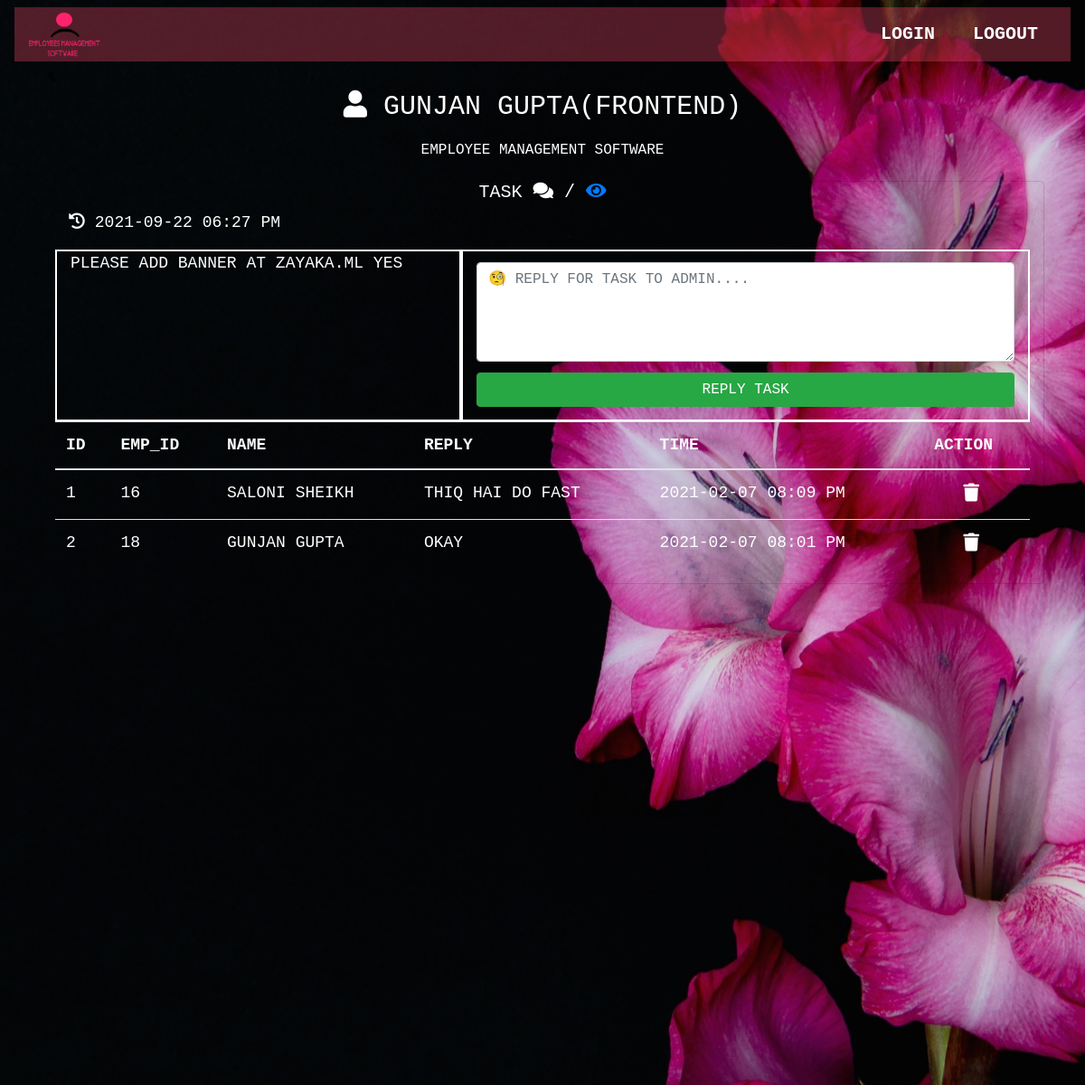
Page /employee/message.php?id=1 (signed in) on the committed database.
### tables this page shows
CREATE TABLE `employee` (
  `id` int(11) NOT NULL,
  `name` varchar(350) NOT NULL,
  `email` varchar(100) NOT NULL,
  `mobile` varchar(350) NOT NULL,
  `address` text NOT NULL,
  `gender` varchar(350) NOT NULL,
  `department` varchar(350) NOT NULL,
  `password` varchar(350) NOT NULL,
  `forgott_pass` varchar(350) NOT NULL,
  `image` text NOT NULL,
  `role` varchar(350) NOT NULL,
  `time` timestamp NOT NULL DEFAULT CURRENT_TIMESTAMP ON UPDATE CURRENT_TIMESTAMP
);

CREATE TABLE `task` (
  `id` int(11) NOT NULL,
  `emp_id` int(11) NOT NULL,
  `name` varchar(350) NOT NULL,
  `email` varchar(350) NOT NULL,
  `message` text NOT NULL,
  `admin` varchar(350) NOT NULL,
  `status` varchar(350) NOT NULL,
  `time` varchar(350) NOT NULL
);

CREATE TABLE `task_reply` (
  `r_id` int(11) NOT NULL,
  `e_id` int(11) NOT NULL,
  `reply` text NOT NULL,
  `m_id` int(11) NOT NULL,
  `admin` varchar(350) NOT NULL,
  `time` varchar(350) NOT NULL
);

### employee/messagep.php (the view, shortened to what this page needs)
<?php
       $user=$_SESSION['email'];
  ?>
  <?php
include ('dbcon.php');
if (isset($_GET['id']))
{
$m_id =$_GET['id'];
$query ="select * From task where id=$m_id";
$fire =mysqli_query($con,$query);
$user = mysqli_fetch_assoc($fire);
}
?>
<div class="card container-fluid" style="background-color:transparent!important;">
  <h5 class="text-center">Task <i class="fas fa-comments"></i> / <a style="color:#007bff!important;" href="index.php"><i class="fas fa-eye"></i></a></h5>
                      <div class="container-fluid">
                        <p><?php date_default_timezone_set("Asia/Kolkata");?>
                          <i class="fas fa-history"></i><?php echo " " . date("Y-m-d");echo " " . date("h:i A");?></p>
                        <div class="row">
                          <div class="col-md-5 scrollable" style="border:2px solid white;">
                            <p><?php echo$user['message'];?></p>
                          </div>
                          <br>
                          <div class="col-md-7" style="border:2px solid white;">
                            <form method="post" enctype="multipart/form-data">
                            <textarea style="margin-top:12px;" name="reply" class="form-control"rows="4" placeholder="&#129488 Reply For Task To Admin...."></textarea>
                            <button style="margin-top:12px;margin-bottom:12px;" type="submit" name="submit" class="btn btn-success btn-block">REPLY TASK</button>
                            </form>
                          </div>
                      <br>
                      <?php
       include ('dbcon.php');
       $q2 = "select * from task_reply WHERE  `m_id`='$m_id;' order by r_id desc";
       $query2 = mysqli_query($con, $q2);
  ?>
  <div class="table-responsive">
  <table style="color:white;" class="table">
                  <thead>
                    <tr>
                      <th>Id</th>
                      <th>Emp_Id</th>
                      <th>Name</th>
                      <th>Reply</th>
                      <th>Time</th>
                      <th>Action</th>
                    </tr>
                  </thead>
                  <tbody>
                    <tr>
                      <?php
                      $i=1;
                      while ($result2 = mysqli_fetch_array($query2)) {
                      ?>
                        <td><?php echo$i;?></td>
                        <?php $i++;?>
                        <td><?php echo$result2['e_id']?></td>
                        <td><?php echo$result2['admin']?></td>
                        <td><?php echo$result2['reply']?></td>
                        <td><?php echo$result2['time']?></td>
                        <td class="text-center">
                          <a href="replydelet.php?r_id=<?php echo $result2['r_id']?>&id=<?php echo $result2['m_id']?>"><i class="fas fa-trash"></i>&nbsp;</a>
        </td>
                    </tr>
                    <?php
                  }
                  ?>
                  </tbody>
                </table>
              </div>
          </div>

### employee/header.php (shortened to what this page needs)
<?php
       include ('dbcon.php');
       $user=$_SESSION['password'];
       $q = "SELECT * FROM `employee` WHERE  `password`='$user'";
       $query = mysqli_query($con, $q);
       $result = mysqli_fetch_array($query);
  ?>
<!DOCTYPE html>
<html>
<head>
    <link rel="stylesheet" href="https://stackpath.bootstrapcdn.com/bootstrap/4.3.1/css/bootstrap.min.css">
    <link rel="stylesheet" href="https://stackpath.bootstrapcdn.com/bootstrap/4.5.0/css/bootstrap.min.css">
    <link rel="stylesheet" href="https://pro.fontawesome.com/releases/v5.10.0/css/all.css"/>
    <link rel="stylesheet" href="https://cdnjs.cloudflare.com/ajax/libs/animate.css/4.0.0/animate.min.css">
    <link rel="stylesheet" type="text/css" href="css/index.css">
</head>
<body>
<div class="bgimg">
    <div class="container-fluid">
      <nav class="navbar navbar-expand-sm navbar-dark fixed-top a bg">
        <div class="container-fluid" style="background:#f24d6a54!important;">
          <a href="index.php">
            <img class="web-logo" src="../image/logo.png" width="80px" height="50px" ;>
          </a>
          <div class="collapse navbar-collapse" id="a">
            <ul class="navbar-nav ml-auto " style="text-align:center;">
              <li class="nav-item">
                <button type="button" class="btn"><a href="" data-target="#login" data-toggle="tab" class="nav-link"><b>Login</b></a></button>
              </li>
              <li class="n style=av-item">
                <button type="button" class="btn "><a href="logout.php" class="nav-link"><b>Logout</b></a></button>
              </li>
            </ul>
            <br>
          </div>
        </div>
      </nav>
    </div>
  <div class="topleft">
    <p><i class="fas fa-user"></i> <?php echo$result['name'];?><span class="mob">(<?php echo$result['department'];?>)</span>
      </p>
    <h6>employee management software</h6>
  </div>

### employee/css/index.css (style rules this page uses)
* { text-transform:uppercase; }
body, html { height: 100%; margin: 0; }
.bgimg { background-image: url('../../image/bg2.jpg'); height:1200px; background-position: center; background-size: cover; position: relative; color: white; font-family: "Courier New", Courier, monospace; font-size: 36px; }
.topleft { position:relative; top:8%!important; font-size:30px; text-align:center; }
a { color:white!important; font-size: 20px; text-decoration:none!important; }
@media (min-width: 724px) { .scrollable { height: 190px; overflow-y: scroll; } }

### employee/header.php (style rules this page uses)
table { width:100%; }

### rows in the picture
employee: name "GUNJAN GUPTA", department "FRONTEND"
task: message "PLEASE ADD BANNER AT ZAYAKA.ML YES"
task_reply: e "16", admin "SALONI SHEIKH", reply "THIQ HAI DO FAST", time "2021-02-07 08:09 PM"
task_reply: e "18", admin "GUNJAN GUPTA", reply "OKAY", time "2021-02-07 08:01 PM"
